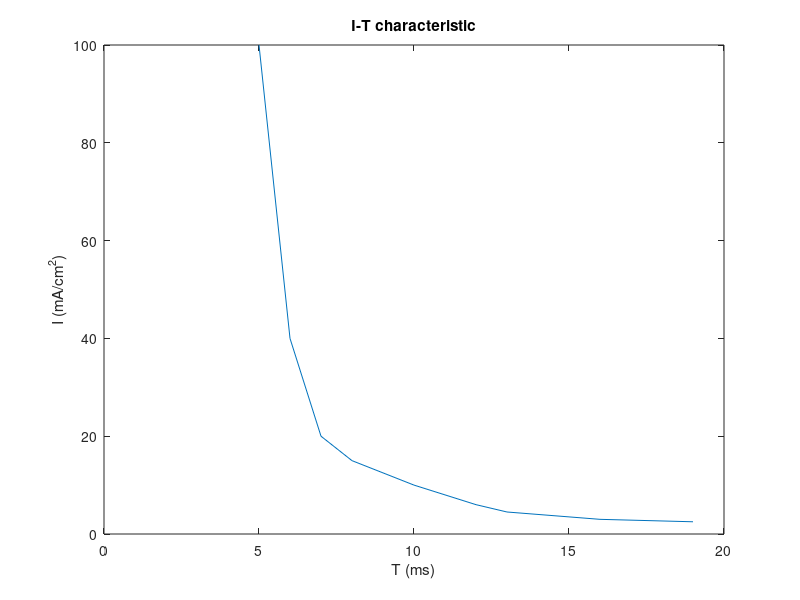

Recreate this plot in MATLAB.
clear
clc
clf
T=[19,16,15,13,12,10,8,7,6,5];
I=[2.5,3,3.5,4.5,6,10,15,20,40,100];
a=plot(T,I);
xlabel('T (ms)');
ylabel('I (mA/cm^2)');
title('I-T characteristic');
